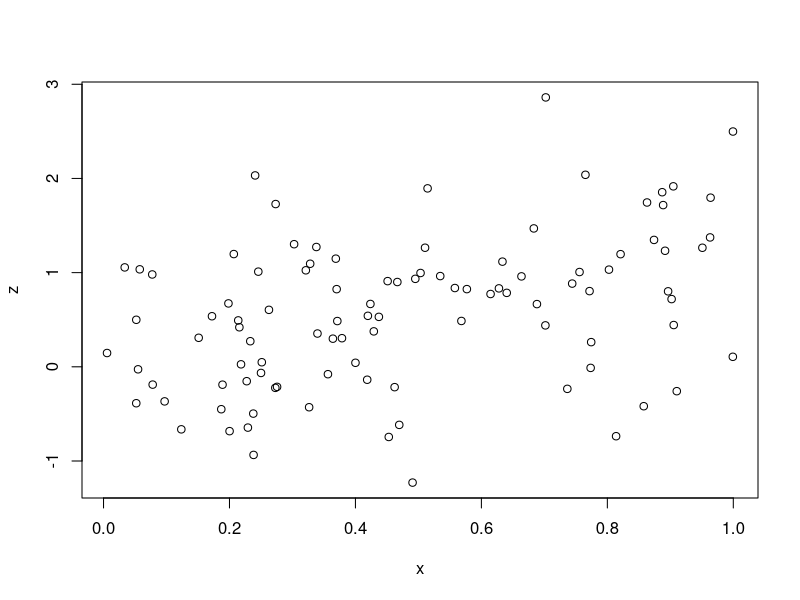
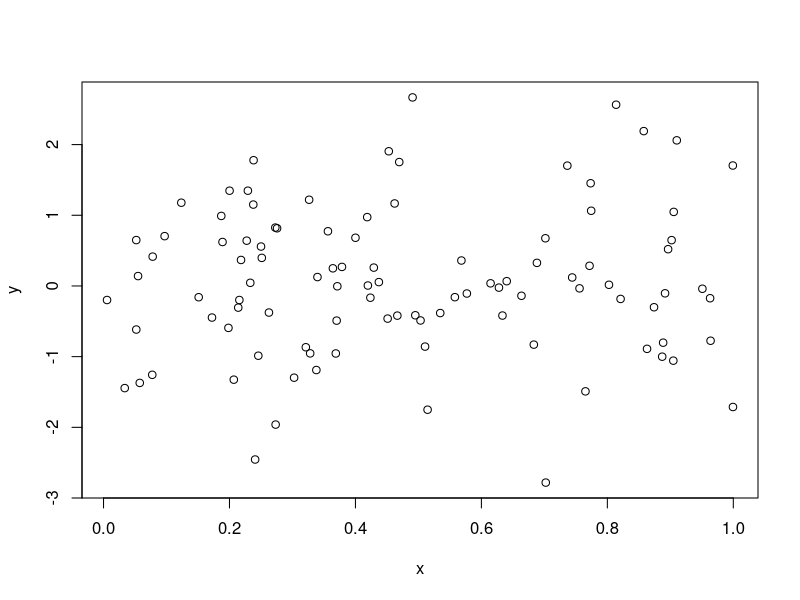
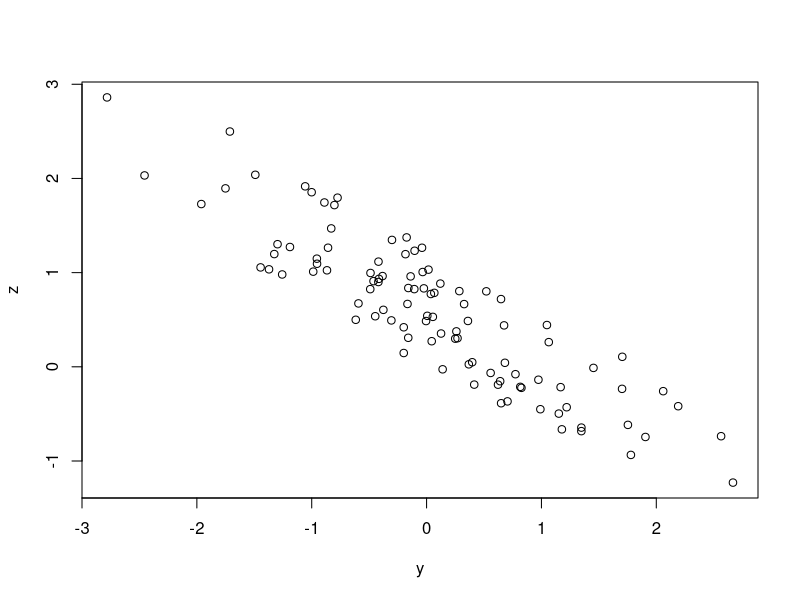
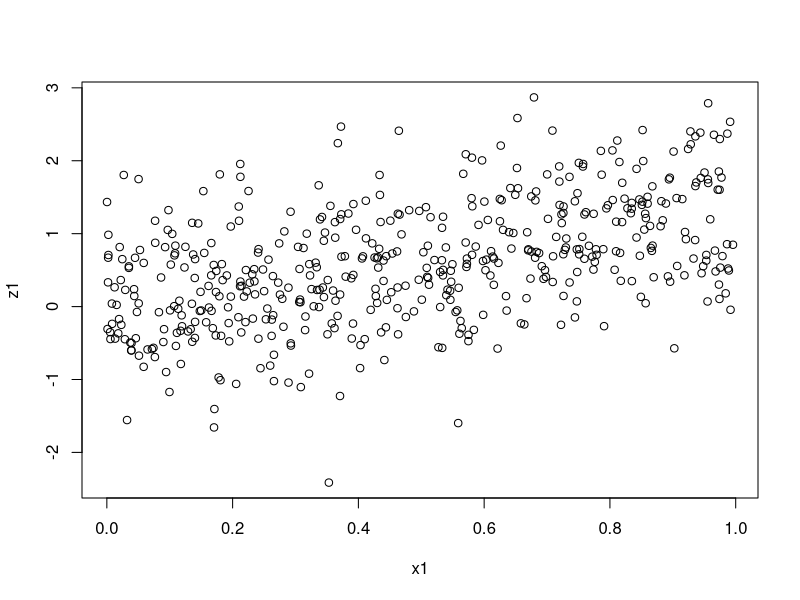
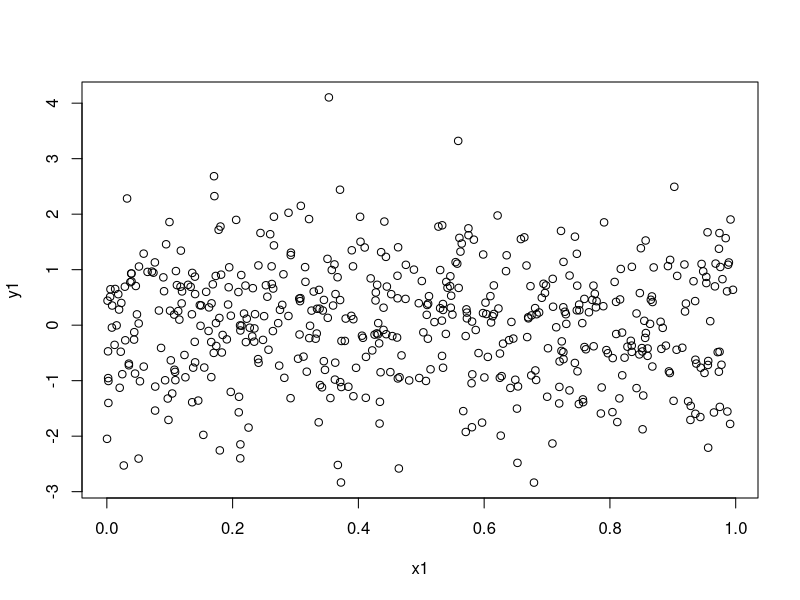
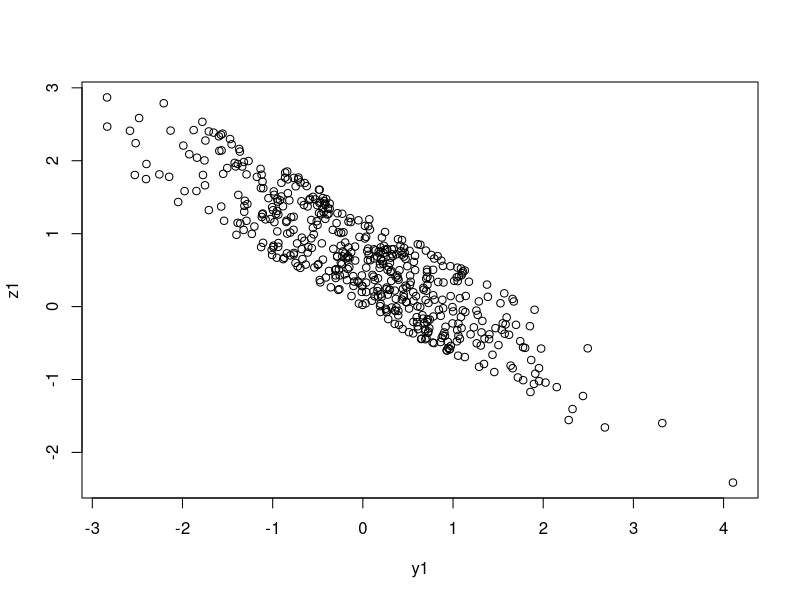
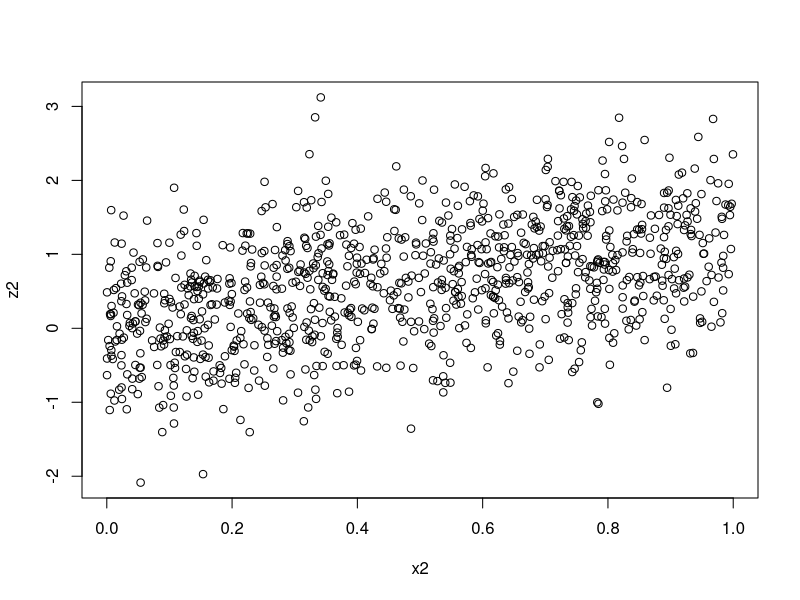
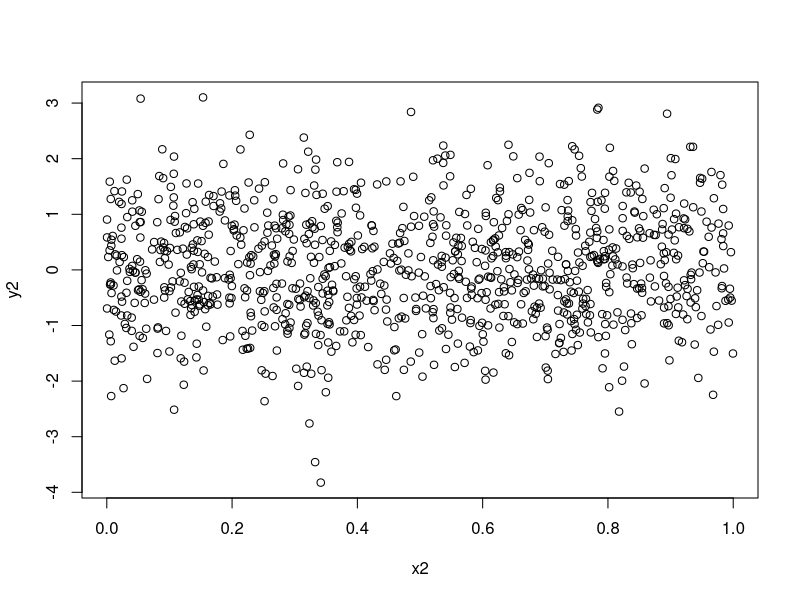

These charts were generated, in order, by the following R code:
#Question
#2.1 
uniform_random <-runif(100,0,1)
mean(uniform_random)
var(uniform_random)
sd(uniform_random)

for(i in 1:100){
  sample_size <- i*100
  uniform_random<- runif(sample_size,
        0,1)
  answer <- mean(uniform_random)
  print(answer)
}

#2.2
x <- runif(100)
y <- rnorm(100,0,1)
z <- 1.3*x-0.7*y

plot(x,z)
plot(x,y)
plot(y,z)

x1 <- runif(500)
y1 <- rnorm(500,0,1)
z1 <- 1.3*x1-0.7*y1

plot(x1,z1)
plot(x1,y1)
plot(y1,z1)

x2 <- runif(1000)
y2 <- rnorm(1000,0,1)
z2 <- 1.3*x2-0.7*y2

plot(x2,z2)
plot(x2,y2)
plot(y2,z2)


cor(x,y)
cor(x1,y1)
cor(x2,y2)

cor(x,z)
cor(x1,z1)
cor(x2,z2)

cor(z,y)
cor(z1,y1)
cor(z2,y2)






#シードの設定
set.seed(2022)

rnorm(100, 50, 10)
curve(dnorm(x, 50, 10), 
      0, 100, xlab = "", ylab = "")

pnorm(60, 50, 10)
rnorm(100, 50, 10)

Z <- rnorm(100, 50, 10)
Z

hist(Z)

Z[1:10]
a <- c(5, 10, 100)
Z[a]

max(Z)
which.max(Z)

min(Z)
which.min(Z)

mean(Z)
summary(Z)

1:10

sample(1:10, 3)
sample(Z, 5)

fruits <- c("ミカン", "バナナ", 
            "リンゴ", "レモン", "モモ")

sample(fruits,  1)
sample(fruits, 2)

coin <- c("Head",  "Tail")
sample(coin, 5,
       replace = TRUE)

#2.3
mean(rnorm(100, 50, 10))

S <- 1000
rec <- numeric(S)
for(i in 1:S){
  rec[i] <- mean(rnorm(100, 50, 10))
}

summary(rec)

mean(sample(1:6, 10,
            replace = TRUE))
S <- 1000
rec <- numeric(S)

for(i in 1:S){
  rec[i] <- mean(sample(1:6, 10, 
                        replace = TRUE))
}

summary(rec)

S <- 1000
rec <- numeric(S)

for(i in 1:S){
  rec[i] <- mean(sample(1:6, 
                        10000, replace = TRUE))
}

summary(rec)

#2.4

x <- rnorm(1000, 50, 10)
var(x)
sd(x)

S <- 1000; n <- 1000
rec <- numeric(S)

for(i in 1:S){
  rec[i] <- sd(rnorm(n, 50, 10))
}

summary(rec)

#2.5
set.seed(2022) # 乱数の再設定

x <- rnorm(100, 50, 10)
y <- rnorm(100, 50, 10)

plot(x, y)
z <- (x + y) / 2
plot(x, z)
cor(x, y)

